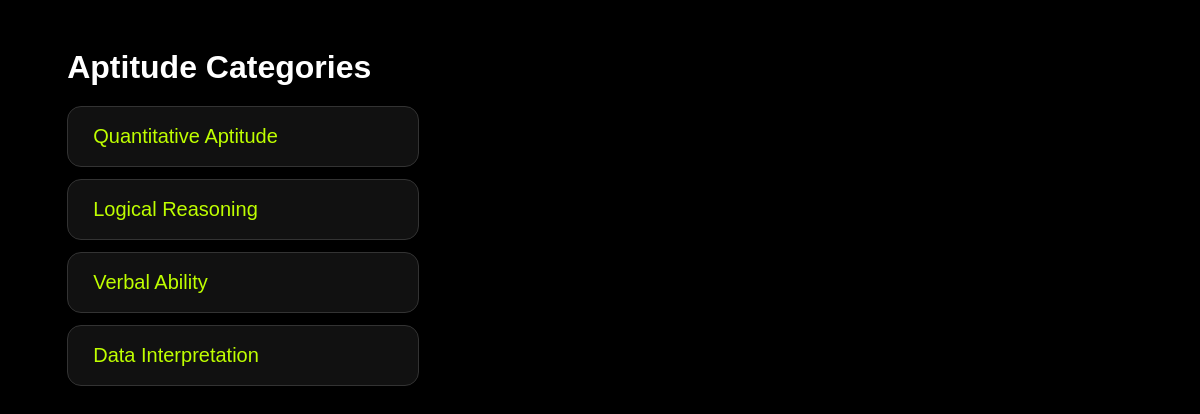
Page /AI-Talent-Recommendation/AI-Talent-Recommendation/aptitudes.php on the committed database.
### tables this page shows
CREATE TABLE `aptitude_categories` (
  `id` int(11) NOT NULL,
  `title` varchar(255) NOT NULL,
  `description` text DEFAULT NULL,
  `banner_image` varchar(255) DEFAULT NULL
);

### AI-Talent-Recommendation/AI-Talent-Recommendation/aptitudes.php (the view, shortened to what this page needs)
<?php
require 'config.php';
$cats = $conn->query("SELECT id, title FROM aptitude_categories ORDER BY id ASC");
?>
<!DOCTYPE html>
<html lang="en">
<head>
</head>
<body>
<div class="container">
    <h1>Aptitude Categories</h1>
    <?php while($row = $cats->fetch_assoc()): ?>
        <a class="cat-box" href="aptitudes.php?category_id=<?= $row['id'] ?>">
            <?= $row['title'] ?>
        </a>
    <?php endwhile; ?>
</div>
</body>
</html>

### AI-Talent-Recommendation/AI-Talent-Recommendation/aptitudes.php (style rules this page uses)
body { background:#000; color:white; font-family:Arial; }
.container { width:90%; margin:auto; padding:20px; }
h1 { font-size:32px; margin-bottom:20px; }
.cat-box { background:#111; padding:18px 25px; border-radius:14px; margin:12px 0; font-size:20px; display:block; width:300px; color:#bfff00; text-decoration:none; border:1px solid #333; transition:0.3s; }

### rows in the picture
aptitude_categories: title "Quantitative Aptitude"
aptitude_categories: title "Logical Reasoning"
aptitude_categories: title "Verbal Ability"
aptitude_categories: title "Data Interpretation"
